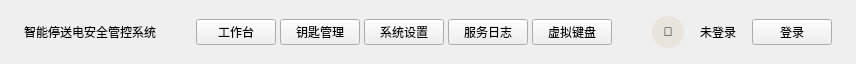
     <widget class="QWidget" name="headerWidget" native="true">
      <property name="minimumSize">
       <size>
        <width>0</width>
        <height>64</height>
       </size>
      </property>
      <property name="maximumSize">
       <size>
        <width>16777215</width>
        <height>64</height>
       </size>
      </property>
      <layout class="QHBoxLayout" name="headerLayout">
       <property name="spacing">
        <number>0</number>
       </property>
       <property name="leftMargin">
        <number>24</number>
       </property>
       <property name="topMargin">
        <number>0</number>
       </property>
       <property name="rightMargin">
        <number>24</number>
       </property>
       <property name="bottomMargin">
        <number>0</number>
       </property>
       <item>
        <widget class="QWidget" name="logoArea" native="true">
         <layout class="QHBoxLayout" name="logoLayout">
          <property name="spacing">
           <number>0</number>
          </property>
          <property name="leftMargin">
           <number>0</number>
          </property>
          <property name="topMargin">
           <number>0</number>
          </property>
          <property name="rightMargin">
           <number>0</number>
          </property>
          <property name="bottomMargin">
           <number>0</number>
          </property>
          <item>
           <widget class="QLabel" name="systemTitle">
            <property name="text">
             <string>智能停送电安全管控系统</string>
            </property>
           </widget>
          </item>
         </layout>
        </widget>
       </item>
       <item>
        <spacer name="headerSpacer1">
         <property name="orientation">
          <enum>Qt::Horizontal</enum>
         </property>
         <property name="sizeHint" stdset="0">
          <size>
           <width>40</width>
           <height>20</height>
          </size>
         </property>
        </spacer>
       </item>
       <item>
        <widget class="QWidget" name="navTabs" native="true">
         <layout class="QHBoxLayout" name="navTabsLayout">
          <property name="spacing">
           <number>4</number>
          </property>
          <property name="leftMargin">
           <number>0</number>
          </property>
          <property name="topMargin">
           <number>0</number>
          </property>
          <property name="rightMargin">
           <number>0</number>
          </property>
          <property name="bottomMargin">
           <number>0</number>
          </property>
          <item>
           <widget class="QPushButton" name="btnWorkbench">
            <property name="text">
             <string>工作台</string>
            </property>
            <property name="checkable">
             <bool>true</bool>
            </property>
            <property name="autoExclusive">
             <bool>true</bool>
            </property>
           </widget>
          </item>
          <item>
           <widget class="QPushButton" name="btnKeys">
            <property name="text">
             <string>钥匙管理</string>
            </property>
            <property name="checkable">
             <bool>true</bool>
            </property>
            <property name="autoExclusive">
             <bool>true</bool>
            </property>
           </widget>
          </item>
          <item>
           <widget class="QPushButton" name="btnSystem">
            <property name="text">
             <string>系统设置</string>
            </property>
            <property name="checkable">
             <bool>true</bool>
            </property>
            <property name="autoExclusive">
             <bool>true</bool>
            </property>
           </widget>
          </item>
          <item>
           <widget class="QPushButton" name="btnService">
            <property name="text">
             <string>服务日志</string>
            </property>
            <property name="checkable">
             <bool>true</bool>
            </property>
            <property name="autoExclusive">
             <bool>true</bool>
            </property>
           </widget>
          </item>
          <item>
           <widget class="QPushButton" name="btnKeyboard">
            <property name="text">
             <string>虚拟键盘</string>
            </property>
            <property name="checkable">
             <bool>true</bool>
            </property>
            <property name="autoExclusive">
             <bool>true</bool>
            </property>
           </widget>
          </item>
         </layout>
        </widget>
       </item>
       <item>
        <spacer name="headerSpacer2">
         <property name="orientation">
          <enum>Qt::Horizontal</enum>
         </property>
         <property name="sizeHint" stdset="0">
          <size>
           <width>40</width>
           <height>20</height>
          </size>
         </property>
        </spacer>
       </item>
       <item>
        <widget class="QWidget" name="userArea" native="true">
         <layout class="QHBoxLayout" name="userAreaLayout">
          <property name="spacing">
           <number>16</number>
          </property>
          <property name="leftMargin">
           <number>0</number>
          </property>
          <property name="topMargin">
           <number>0</number>
          </property>
          <property name="rightMargin">
           <number>0</number>
          </property>
          <property name="bottomMargin">
           <number>0</number>
          </property>
          <item>
           <widget class="QLabel" name="userAvatar">
            <property name="minimumSize">
             <size>
              <width>32</width>
              <height>32</height>
             </size>
            </property>
            <property name="maximumSize">
             <size>
              <width>32</width>
              <height>32</height>
             </size>
            </property>
            <property name="styleSheet">
             <string notr="true">background-color: #E8E4DE; border-radius: 16px;</string>
            </property>
            <property name="text">
             <string>👤</string>
            </property>
            <property name="alignment">
             <set>Qt::AlignCenter</set>
            </property>
           </widget>
          </item>
          <item>
           <widget class="QLabel" name="userNameLabel">
            <property name="text">
             <string>未登录</string>
            </property>
           </widget>
          </item>
          <item>
           <widget class="QPushButton" name="logoutBtn">
            <property name="text">
             <string>登录</string>
            </property>
           </widget>
          </item>
         </layout>
        </widget>
       </item>
      </layout>
     </widget>
